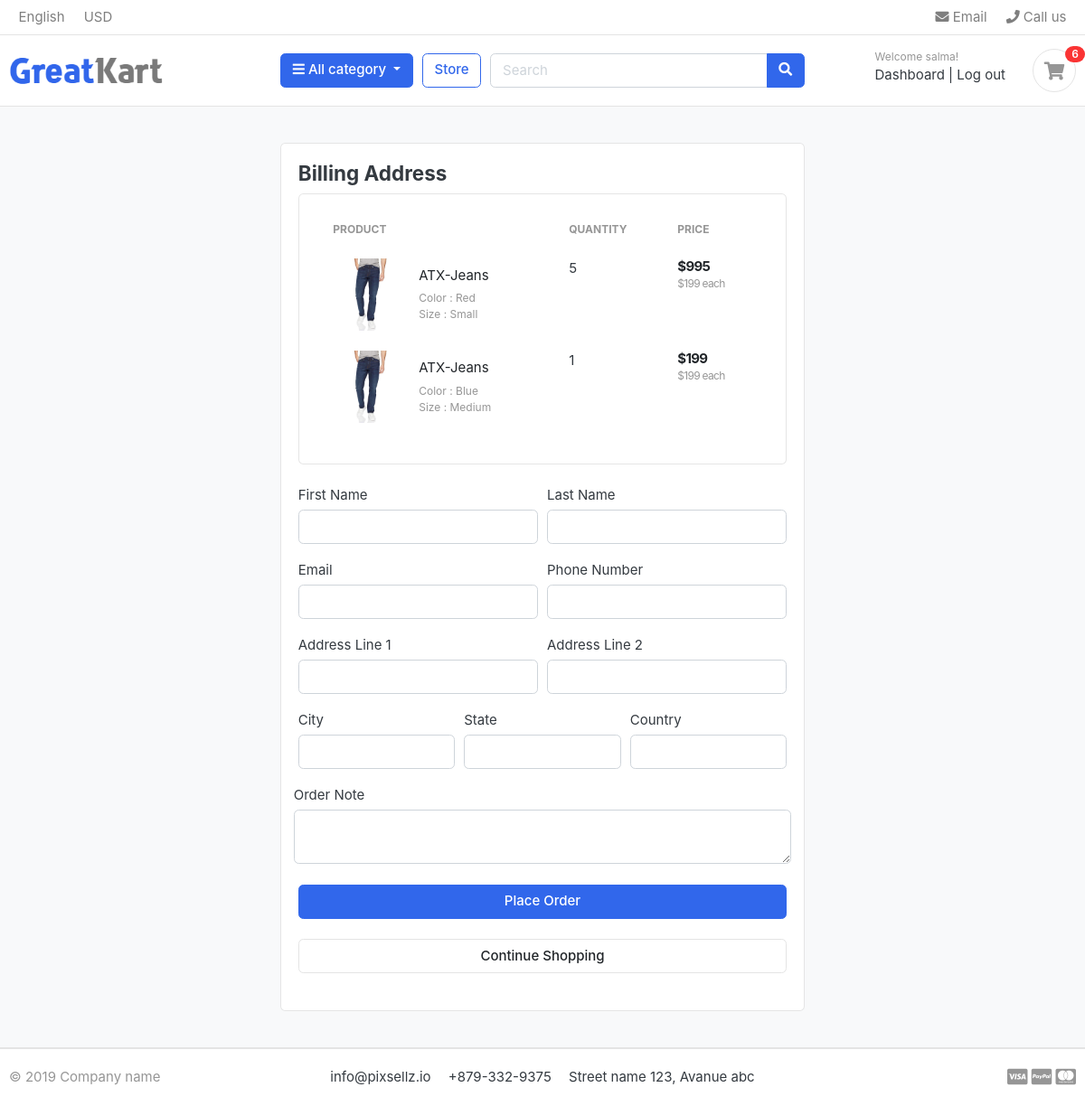
The page /cart/checkout/ (signed in) on the database as committed earlier.
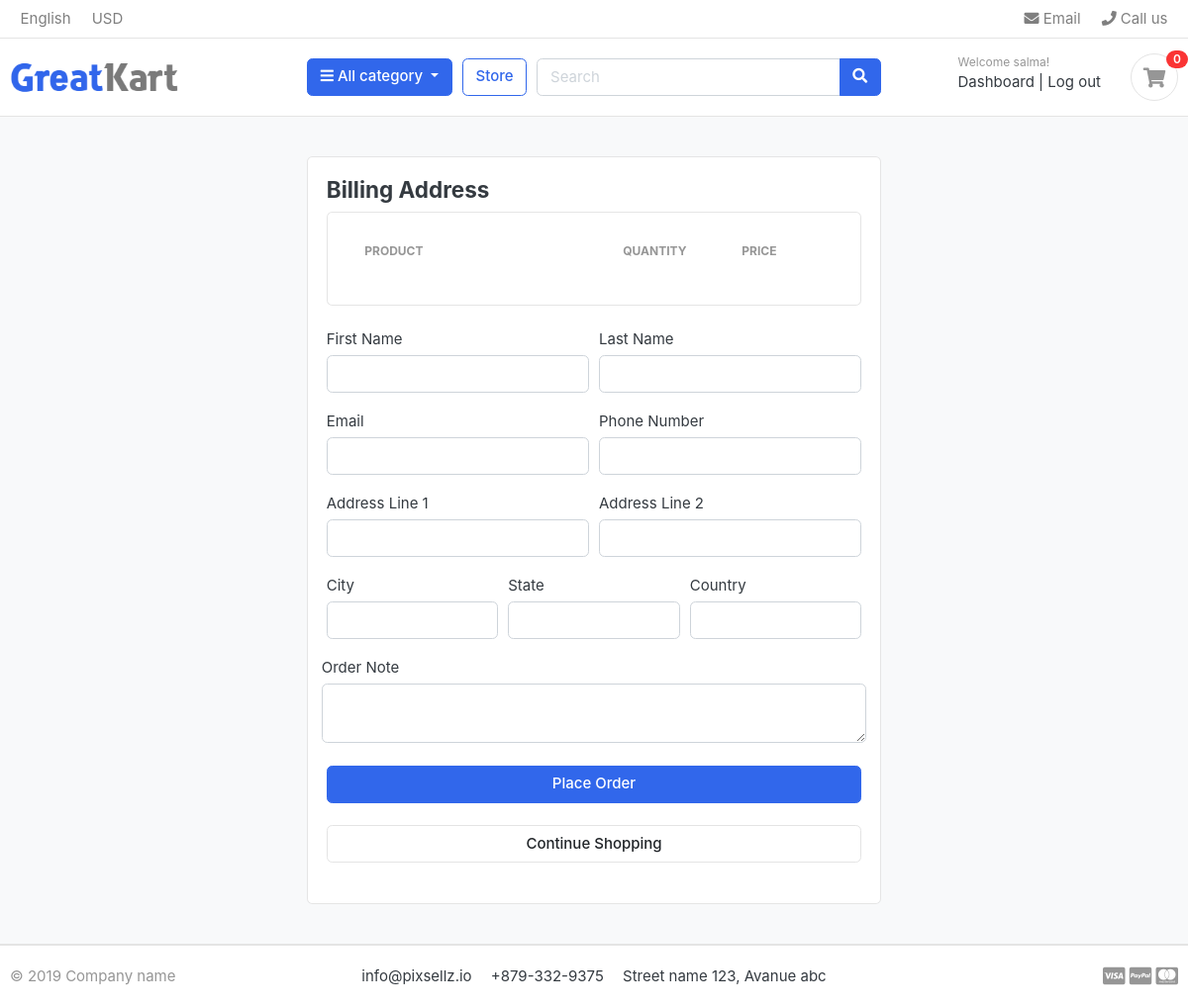
The same page on the database as committed later.
### cart/models.py (models this page shows, shortened)
class Cart_Item(models.Model):
    user=models.ForeignKey(Account,on_delete=models.CASCADE,null=True)
    product=models.ForeignKey(Product,on_delete=models.CASCADE)
    variations=models.ManyToManyField(Variation,blank=True)
    cart=models.ForeignKey(Cart,on_delete=models.CASCADE,null=True)
    quantity=models.IntegerField()
    is_active=models.BooleanField(default=True)
    def sub_total(self):
        return self.product.price * self.quantity

### store/models.py (models this page shows, shortened)
class Product(models.Model):
    product_name=models.CharField(max_length=200,unique=True)
    slug= models.SlugField(max_length=200,unique=True)
    description=models.TextField(max_length=500,blank=True)
    price=models.IntegerField()
    images=models.ImageField(upload_to='photos/products')
    stock=models.IntegerField()
    is_available=models.BooleanField(default=True)
    category=models.ForeignKey(Category,on_delete=models.CASCADE)
    created_at=models.DateTimeField(auto_now_add=True)
    updated_at=models.DateTimeField(auto_now=True)
    def get_url(self):
        return reverse('product_detail',args=[self.category.slug,self.slug])

class Variation(models.Model):
    variation_category_choice=[
    ('color','color'),
    ('size','size'),
    ]
    product=models.ForeignKey(Product,on_delete=models.CASCADE)
    variation_category=models.CharField(max_length=100,choices=variation_category_choice)
    variation_values=models.CharField(max_length=100)
    is_active=models.BooleanField(default=True)
    created_at=models.DateTimeField(auto_now_add=True)
    updated_at=models.DateTimeField(auto_now=True)
    objects=VariationManager()

### cart/views.py (the view)
# urls.py: path('checkout/',views.checkout,name='checkout'),
@login_required(login_url='login')
def checkout(request,total=0,quantity=0,cart_items=None):
    grant_total=0
    tax=0
    try:
        if request.user.is_authenticated:
            cart_items=Cart_Item.objects.filter(user=request.user,is_active=True)
        else:
            cart=Cart.objects.get(cart_id=_cart_id(request))
            cart_items=Cart_Item.objects.filter(cart=cart,is_active=True)
        for item in cart_items:
            total+=(item.product.price * item.quantity)
            quantity+=item.quantity
        tax=(2*total)/100
        grant_total=total+tax
    except ObjectDoesNotExist:
        pass # just ignore
    context={
        'total':total,
        'quantity':quantity,
        'cart_items':cart_items,
        'tax':tax,
        'grant_total':grant_total,
    }
    return render(request,'store/checkout.html',context=context)

### cart/context_processors.py (called while the page is built)
def counter(request):
    cart_count=0
    if 'admin' in request.path:
        return {}
    else:
        try:
            cart=Cart.objects.filter(cart_id=_cart_id(request))
            if request.user.is_authenticated:
                cart_items=Cart_Item.objects.filter(user=request.user)
            else:
                cart_items=Cart_Item.objects.all().filter(cart=cart[:1])
            for cart_item in cart_items:
                cart_count+=cart_item.quantity
        except Cart.DoesNotExist:
            cart_count=0
        return dict(cart_count=cart_count)

### cart/views.py (called while the page is built)
def _cart_id(request):
    cart=request.session.session_key
    if not cart:
        cart=request.session.create()
    return cart

### category/context_processors.py (called while the page is built)
def menu_links(request):
    links=Category.objects.all()
    return dict(links=links)

### category/models.py (called while the page is built)
    def get_url(self):
        return reverse('products_by_category',args=[self.slug])

### templates/store/checkout.html (shortened to what the changed rows need)
{% extends 'base.html' %}
{% load static %}
{% block content %}
<section class="section-content padding-y bg">
    <div class="container">
    <div class="row">
        <aside class="col-lg-6 m-auto">
            <div class="card">
                <div class="card-body">
                    <div class="card">
                        <div class="card-body">
                            <table class="table table-borderless table-shopping-cart">
                                <thead class="text-muted">
                                <tr class="small text-uppercase">
                                <th scope="col">Product</th>
                                <th scope="col" width="120">Quantity</th>
                                <th scope="col" width="120">Price</th>
                                </tr>
                                </thead>
                                <tbody>
                                    {% for cart_item in cart_items  %}
                                    <tr>
                                        <td>
                                            <figure class="itemside align-items-center">
                                                <div class="aside"><img src="{{cart_item.product.images.url}}" class="img-sm"></div>
                                                <figcaption class="info">
                                                    <a href="{{cart_item.product.get_url}}" class="title text-dark">{{cart_item.product.product_name}}</a>
                                                    <p class="small text-muted">
                                                        {% if cart_item.variations.all %}
                                                            {% for item in cart_item.variations.all %}
                                                                {{item.variation_category | capfirst}} : {{item.variation_values|capfirst}}<br>
                                                            {% endfor %}
                                                        {% endif %}
                                                    </p>
                                                </figcaption>
                                            </figure>
                                        </td>
                                        <td>
                                        <label>{{cart_item.quantity}}</labe>
                                        </td>
                                        <td>
                                            <div class="price-wrap">
                                                <var class="price">${{cart_item.sub_total}}</var>
                                                <small class="text-muted"> ${{cart_item.product.price}} each</small>
                                            </div>
                                        </td>
                                    </tr>
                                    {% endfor %}
                                </tbody>
                            </table>
                        </div>
                    </div>
                </div>
            </div>
        </aside>
    </div>
    </div>
</section>
{% endblock content %}

### templates/includes/navbar.html (shortened to what this page needs)
{% load static%}
<header class="section-header">
    <nav class="navbar p-md-0 navbar-expand-sm navbar-light border-bottom">
    <div class="container">
      <div class="collapse navbar-collapse" id="navbarTop4">
        <ul class="navbar-nav mr-auto">
            <li class="nav-item dropdown">
                 <a href="#" class="nav-link">   English </a>
            </li>
            <li class="nav-item dropdown">
                <a href="#" class="nav-link"> USD </a>
            </li>
        </ul>
        <ul class="navbar-nav">
            <li><a href="#" class="nav-link"> <i class="fa fa-envelope"></i> Email </a></li>
            <li><a href="#" class="nav-link"> <i class="fa fa-phone"></i> Call us </a></li>
        </ul>
      </div>
    </div>
    </nav>
    <section class="header-main border-bottom">
        <div class="container">
    <div class="row align-items-center">
        <div class="col-lg-3 col-md-3 col-6">
            <a href="{% url 'home' %}" class="brand-wrap">
                <img class="logo" src="{% static './images/logo.png'%}">
            </a>
        </div>
        <div class="col-lg col-sm col-md col-6 flex-grow-0">
            <div class="category-wrap dropdown d-inline-block float-right">
                <button type="button" class="btn btn-primary dropdown-toggle" data-toggle="dropdown">
                    <i class="fa fa-bars"></i> All category
                </button>
            </div>
        </div>
        <a href="{% url 'store' %}" class="btn btn-outline-primary">Store</a>
        <div class="col-lg  col-md-6 col-sm-12 col">
            <form action="{% url 'search' %}" class="search"  method='GET'>
                <div class="input-group w-100">
                    <input type="text" class="form-control" style="width:60%;" placeholder="Search" name="keyword">
                    <div class="input-group-append">
                      <button class="btn btn-primary" type="submit">
                        <i class="fa fa-search"></i>
                      </button>
                    </div>
                </div>
            </form>
        </div>
        <div class="col-lg-3 col-sm-6 col-8 order-2 order-lg-3">
                    <div class="d-flex justify-content-end mb-3 mb-lg-0">
                        {% if  user.is_authenticated  %}
                            <div class="widget-header">
                                <small class="title text-muted">Welcome {{user.first_name}}!</small>
                                <div>
                                    <a href="{% url 'dashboard' %}">Dashboard</a> <span class="dark-transp"> | </span>
                                    <a href="{% url 'logout' %}">Log out</a>
                                </div>
                            </div>
                        {% endif %}
                        <a href="{% url 'cart' %}" class="widget-header pl-3 ml-3">
                            <div class="icon icon-sm rounded-circle border"><i class="fa fa-shopping-cart"></i></div>
                            <span class="badge badge-pill badge-danger notify">{{cart_count}}</span>
                        </a>
                    </div>
                </div>
    </div>
        </div>
    </section>
    </header>

Rows that differ between the two databases and show on the page:
removed Cart_Item: product.images (picture), product.product_name "ATX-Jeans", quantity "5", sub_total "995", product.price "199"
no longer on this page (row unchanged): Variation: variation_category "Color", variation_values "Red", shown under "ATX-Jeans"
no longer on this page (row unchanged): Variation: variation_category "Size", variation_values "Small", shown under "ATX-Jeans"
removed Cart_Item: product.images (picture), product.product_name "ATX-Jeans", quantity "1", sub_total "199", product.price "199"
no longer on this page (row unchanged): Variation: variation_category "Color", variation_values "Blue", shown under "ATX-Jeans"
no longer on this page (row unchanged): Variation: variation_category "Size", variation_values "Medium", shown under "ATX-Jeans"
Other text that changed with them:
{{ cart_count }}: "6" → "0"
